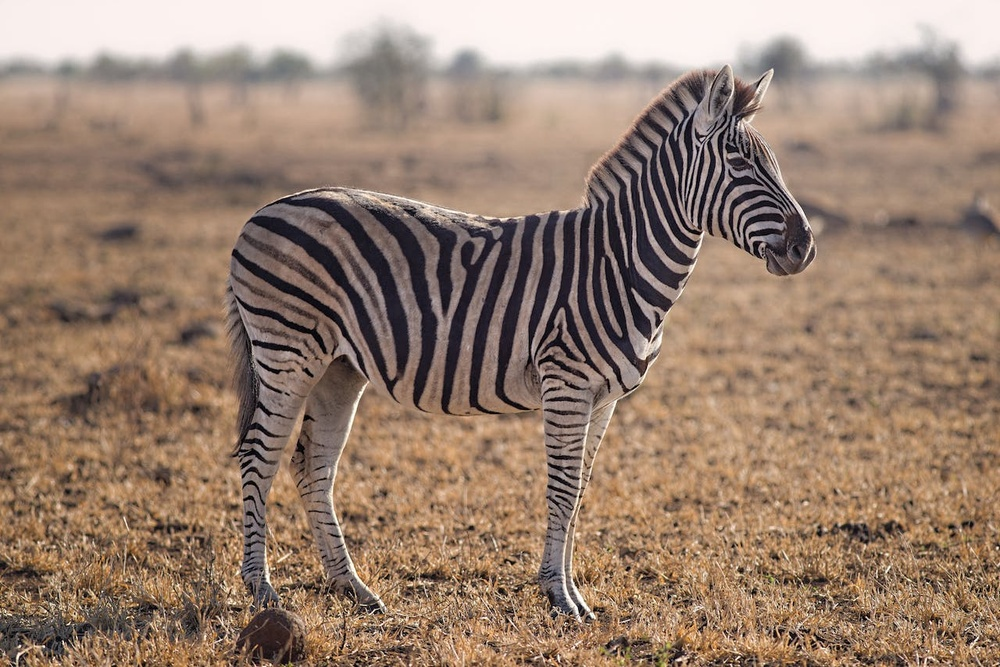
#> input picture zebra.jpg, 1000 x 667 px, shrunk from 1280 x 854 before the run
$ python first.py
#> lines starting #> are read from the running program, lines starting #| are printed output that depends on the picture
import cv2
img=cv2.imread('zebra.jpg',0)
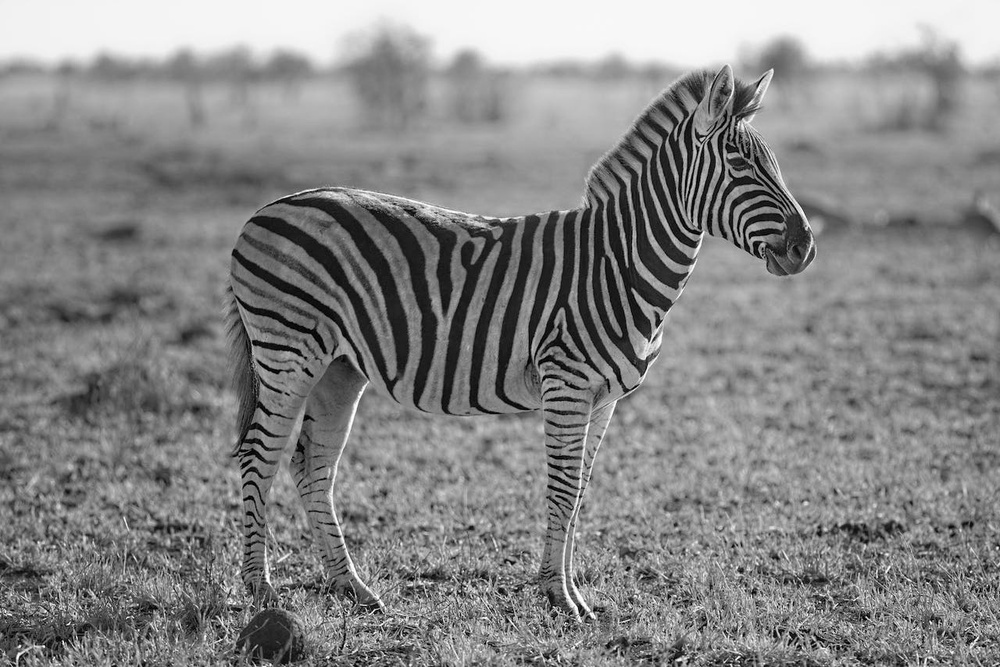
#> img: shape (667, 1000); min 0, max 255, mean 133.8

cv2.imshow('zebra image',img)

cv2.waitKey(1000)

cv2.destroyAllWindows()

$ run again, with fruit.jpg copied over zebra.jpg
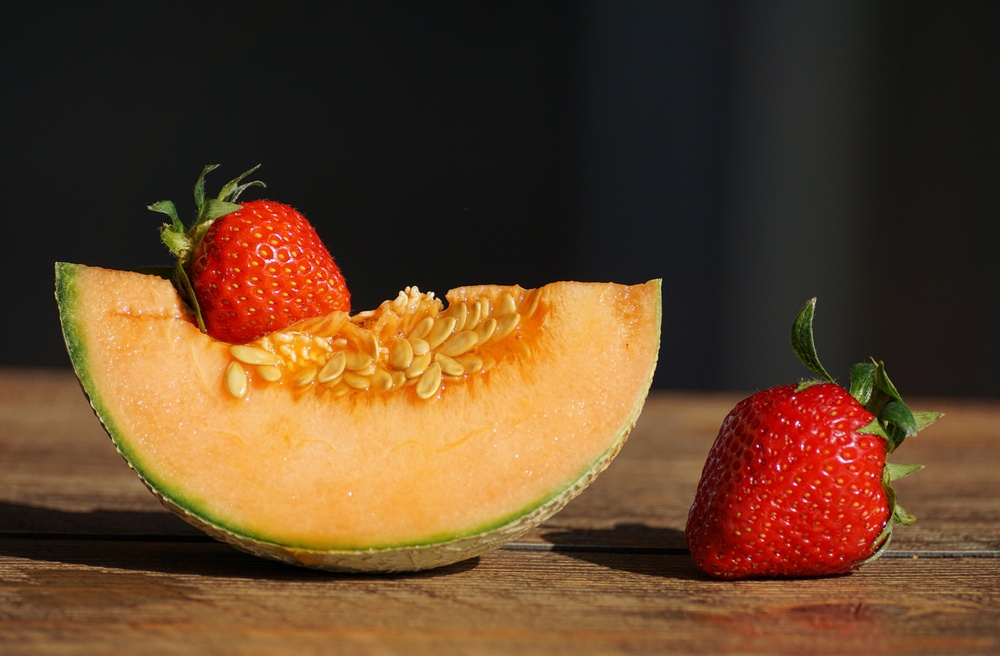
#> input picture fruit.jpg, 1000 x 656 px, shrunk from 6000 x 3935 before the run
#> `img=cv2.imread('zebra.jpg',0)`:
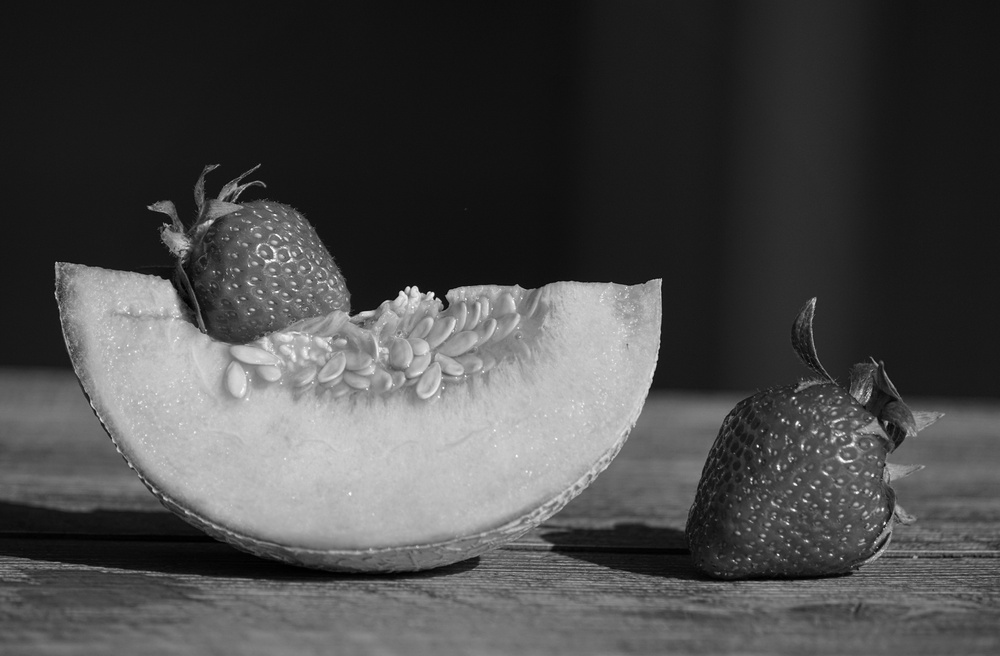
#> img: shape (656, 1000); min 0, max 255, mean 73.2
